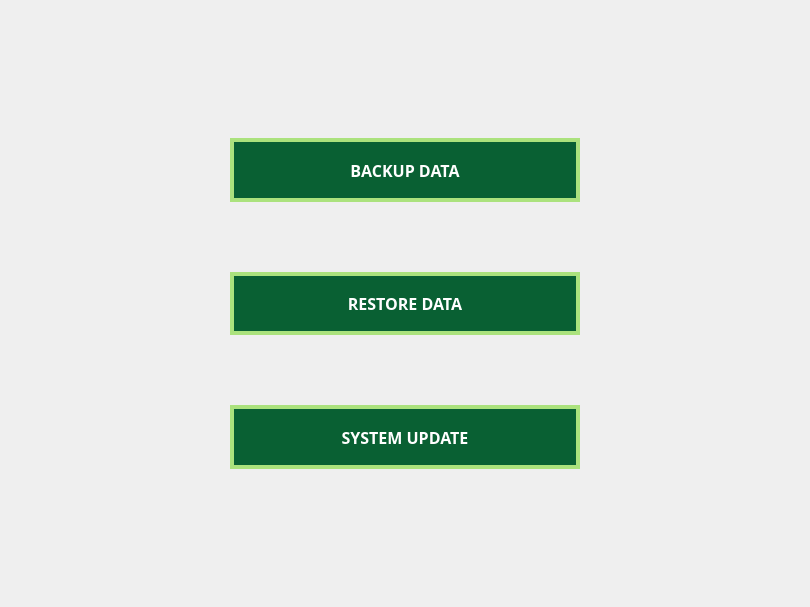
<?xml version="1.0" encoding="UTF-8"?>
<ui version="4.0">
 <class>MainWindow</class>
 <widget class="QMainWindow" name="MainWindow">
  <property name="geometry">
   <rect>
    <x>0</x>
    <y>0</y>
    <width>810</width>
    <height>607</height>
   </rect>
  </property>
  <property name="windowTitle">
   <string>MainWindow</string>
  </property>
  <widget class="QWidget" name="centralwidget">
   <property name="styleSheet">
    <string notr="true">.QPushButton{
	background-color: rgb(9, 96, 51);
	color: rgb(255, 255, 255);
	border:4px solid rgb(171, 226, 125);
}</string>
   </property>
   <layout class="QHBoxLayout" name="horizontalLayout">
    <item>
     <spacer name="horizontalSpacer">
      <property name="orientation">
       <enum>Qt::Horizontal</enum>
      </property>
      <property name="sizeHint" stdset="0">
       <size>
        <width>40</width>
        <height>20</height>
       </size>
      </property>
     </spacer>
    </item>
    <item>
     <widget class="QWidget" name="widget" native="true">
      <layout class="QVBoxLayout" name="verticalLayout">
       <item>
        <spacer name="verticalSpacer_2">
         <property name="orientation">
          <enum>Qt::Vertical</enum>
         </property>
         <property name="sizeHint" stdset="0">
          <size>
           <width>20</width>
           <height>120</height>
          </size>
         </property>
        </spacer>
       </item>
       <item>
        <widget class="QPushButton" name="BData_btn">
         <property name="sizePolicy">
          <sizepolicy hsizetype="Expanding" vsizetype="MinimumExpanding">
           <horstretch>0</horstretch>
           <verstretch>0</verstretch>
          </sizepolicy>
         </property>
         <property name="maximumSize">
          <size>
           <width>16777215</width>
           <height>74</height>
          </size>
         </property>
         <property name="font">
          <font>
           <family>DM Sans</family>
           <pointsize>12</pointsize>
           <bold>true</bold>
          </font>
         </property>
         <property name="text">
          <string>BACKUP DATA</string>
         </property>
        </widget>
       </item>
       <item>
        <spacer name="verticalSpacer">
         <property name="orientation">
          <enum>Qt::Vertical</enum>
         </property>
         <property name="sizeHint" stdset="0">
          <size>
           <width>20</width>
           <height>40</height>
          </size>
         </property>
        </spacer>
       </item>
       <item>
        <widget class="QPushButton" name="RData_btn">
         <property name="sizePolicy">
          <sizepolicy hsizetype="Expanding" vsizetype="MinimumExpanding">
           <horstretch>0</horstretch>
           <verstretch>0</verstretch>
          </sizepolicy>
         </property>
         <property name="minimumSize">
          <size>
           <width>350</width>
           <height>0</height>
          </size>
         </property>
         <property name="maximumSize">
          <size>
           <width>16777215</width>
           <height>75</height>
          </size>
         </property>
         <property name="font">
          <font>
           <family>DM Sans</family>
           <pointsize>12</pointsize>
           <bold>true</bold>
          </font>
         </property>
         <property name="text">
          <string>RESTORE DATA</string>
         </property>
        </widget>
       </item>
       <item>
        <spacer name="verticalSpacer_4">
         <property name="orientation">
          <enum>Qt::Vertical</enum>
         </property>
         <property name="sizeHint" stdset="0">
          <size>
           <width>20</width>
           <height>40</height>
          </size>
         </property>
        </spacer>
       </item>
       <item>
        <widget class="QPushButton" name="SUpdate_btn">
         <property name="sizePolicy">
          <sizepolicy hsizetype="Expanding" vsizetype="MinimumExpanding">
           <horstretch>0</horstretch>
           <verstretch>0</verstretch>
          </sizepolicy>
         </property>
         <property name="minimumSize">
          <size>
           <width>350</width>
           <height>0</height>
          </size>
         </property>
         <property name="maximumSize">
          <size>
           <width>16777215</width>
           <height>75</height>
          </size>
         </property>
         <property name="font">
          <font>
           <family>DM Sans</family>
           <pointsize>12</pointsize>
           <bold>true</bold>
          </font>
         </property>
         <property name="text">
          <string>SYSTEM UPDATE</string>
         </property>
        </widget>
       </item>
       <item>
        <spacer name="verticalSpacer_3">
         <property name="orientation">
          <enum>Qt::Vertical</enum>
         </property>
         <property name="sizeHint" stdset="0">
          <size>
           <width>20</width>
           <height>120</height>
          </size>
         </property>
        </spacer>
       </item>
      </layout>
     </widget>
    </item>
    <item>
     <spacer name="horizontalSpacer_2">
      <property name="orientation">
       <enum>Qt::Horizontal</enum>
      </property>
      <property name="sizeHint" stdset="0">
       <size>
        <width>40</width>
        <height>20</height>
       </size>
      </property>
     </spacer>
    </item>
   </layout>
  </widget>
 </widget>
 <resources/>
 <connections/>
</ui>
